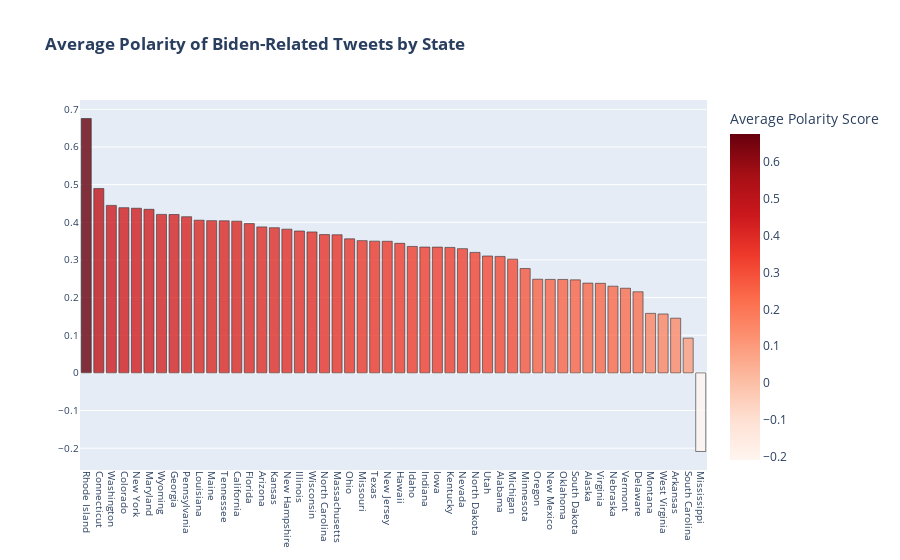

The code cell stored with this chart in its notebook:
### Code cell
biden_df['sentiment_score'] = np.where(biden_df['label'] == 'negative', -1 * biden_df['score'], biden_df['score'])

# Calculate average polarity by state for Biden-related tweets
us_states = ['Alabama', 'Alaska', 'Arizona', 'Arkansas', 'California', 'Colorado', 'Connecticut', 'Delaware', 'Florida', 'Georgia', 'Hawaii', 'Idaho', 'Illinois', 'Indiana', 'Iowa', 'Kansas', 'Kentucky', 'Louisiana', 'Maine', 'Maryland', 'Massachusetts', 'Michigan', 'Minnesota', 'Mississippi', 'Missouri', 'Montana', 'Nebraska', 'Nevada', 'New Hampshire', 'New Jersey', 'New Mexico', 'New York', 'North Carolina', 'North Dakota', 'Ohio', 'Oklahoma', 'Oregon', 'Pennsylvania', 'Rhode Island', 'South Carolina', 'South Dakota', 'Tennessee', 'Texas', 'Utah', 'Vermont', 'Virginia', 'Washington', 'West Virginia', 'Wisconsin', 'Wyoming']

biden_states_us=biden_df[biden_df['collected_at'].isin(us_states)]
biden_state_polarity_n = biden_states_us.groupby("collected_at", as_index=False).mean()

# Sort by descending order of average polarity
biden_state_polarity_n = biden_state_polarity_n.sort_values(by="sentiment_score", ascending=False)

# Create bar chart using plotly
fig = px.bar(biden_state_polarity_n, x="collected_at", y="sentiment_score",
             title="<b>Average Polarity of Biden-Related Tweets by State</b>",
             labels={"state": "State", "sentiment_score": "Average Polarity Score"},
             color="sentiment_score",
             color_continuous_scale=px.colors.sequential.Reds)

# Customize chart appearance
fig.update_traces(marker_line_color='black', marker_line_width=0.6, opacity=0.8)
fig.update_xaxes(title=None, showticklabels=True, tickangle=90, tickfont=dict(size=10))
fig.update_yaxes(title=None, showticklabels=True, tickfont=dict(size=10))
fig.update_layout(legend_title=None, legend=dict(title=None, orientation="h", y=1.1, yanchor="bottom"))

# Show chart
fig.show()

### Figure 1 — Plotly figure (JSON) as saved in the notebook; plotly's stock layout.template omitted (floating-point values rounded to 4 significant figures)
{"data": [{"alignmentgroup": "True", "hovertemplate": "collected_at=%{x}<br>Average Polarity Score=%{marker.color}<extra></extra>", "legendgroup": "", "marker": {"color": [0.6757, 0.4895, 0.4449, 0.4388, 0.4373, 0.4345, 0.421, 0.4206, 0.4148, 0.4056, 0.4043, 0.4039, 0.4029, 0.3965, 0.3878, 0.3856, 0.3817, 0.3768, 0.3744, 0.3673, 0.3669, 0.356, 0.3513, 0.3499, 0.3495, 0.3441, 0.3359, 0.3342, 0.334, 0.3333, 0.33, 0.32, 0.3104, 0.3094, 0.3021, 0.2773, 0.2487, 0.2483, 0.2481, 0.2471, 0.2384, 0.2378, 0.2302, 0.2248, 0.2154, 0.1581, 0.1564, 0.1453, 0.09244, -0.2089], "coloraxis": "coloraxis", "line": {"color": "black", "width": 0.6}, "pattern": {"shape": ""}}, "name": "", "offsetgroup": "", "opacity": 0.8, "orientation": "v", "showlegend": false, "textposition": "auto", "type": "bar", "x": ["Rhode Island", "Connecticut", "Washington", "Colorado", "New York", "Maryland", "Wyoming", "Georgia", "Pennsylvania", "Louisiana", "Maine", "Tennessee", "California", "Florida", "Arizona", "Kansas", "New Hampshire", "Illinois", "Wisconsin", "North Carolina", "Massachusetts", "Ohio", "Missouri", "Texas", "New Jersey", "Hawaii", "Idaho", "Indiana", "Iowa", "Kentucky", "Nevada", "North Dakota", "Utah", "Alabama", "Michigan", "Minnesota", "Oregon", "New Mexico", "Oklahoma", "South Dakota", "Alaska", "Virginia", "Nebraska", "Vermont", "Delaware", "Montana", "West Virginia", "Arkansas", "South Carolina", "Mississippi"], "xaxis": "x", "y": [0.6757, 0.4895, 0.4449, 0.4388, 0.4373, 0.4345, 0.421, 0.4206, 0.4148, 0.4056, 0.4043, 0.4039, 0.4029, 0.3965, 0.3878, 0.3856, 0.3817, 0.3768, 0.3744, 0.3673, 0.3669, 0.356, 0.3513, 0.3499, 0.3495, 0.3441, 0.3359, 0.3342, 0.334, 0.3333, 0.33, 0.32, 0.3104, 0.3094, 0.3021, 0.2773, 0.2487, 0.2483, 0.2481, 0.2471, 0.2384, 0.2378, 0.2302, 0.2248, 0.2154, 0.1581, 0.1564, 0.1453, 0.09244, -0.2089], "yaxis": "y"}], "layout": {"barmode": "relative", "coloraxis": {"colorbar": {"title": {"text": "Average Polarity Score"}}, "colorscale": [[0, "rgb(255,245,240)"], [0.125, "rgb(254,224,210)"], [0.25, "rgb(252,187,161)"], [0.375, "rgb(252,146,114)"], [0.5, "rgb(251,106,74)"], [0.625, "rgb(239,59,44)"], [0.75, "rgb(203,24,29)"], [0.875, "rgb(165,15,21)"], [1, "rgb(103,0,13)"]]}, "legend": {"orientation": "h", "title": {}, "tracegroupgap": 0, "y": 1.1, "yanchor": "bottom"}, "title": {"text": "<b>Average Polarity of Biden-Related Tweets by State</b>"}, "xaxis": {"anchor": "y", "domain": [0, 1], "showticklabels": true, "tickangle": 90, "tickfont": {"size": 10}, "title": {}}, "yaxis": {"anchor": "x", "domain": [0, 1], "showticklabels": true, "tickfont": {"size": 10}, "title": {}}}}
